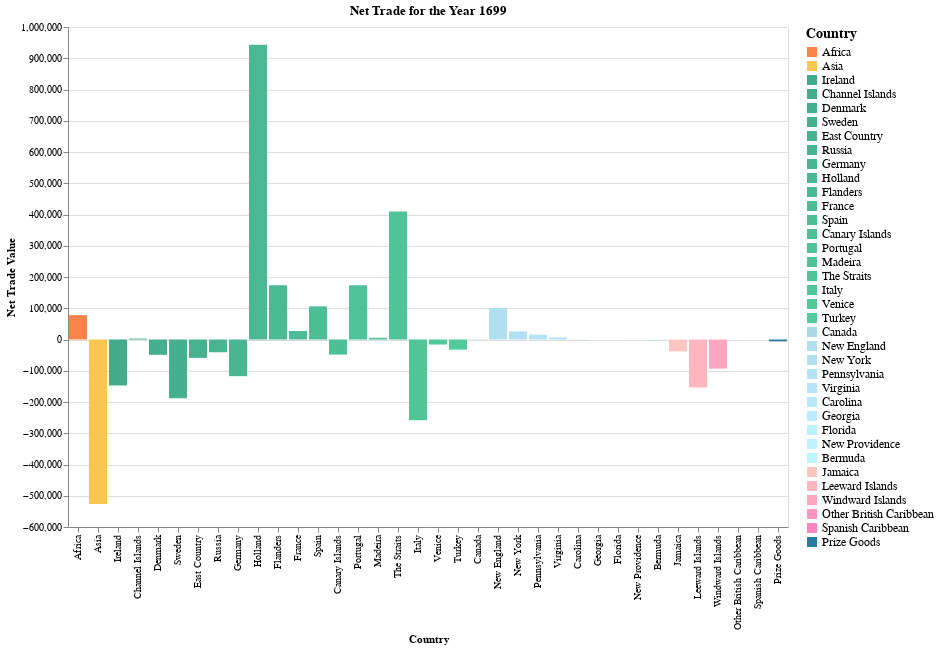

The code cell stored with this chart in its notebook:
### Markdown cell above
# Bar Chart

## Key Components

1. **Reading the Excel File**:
   - The Excel file is read using `pandas`, with the path specified by `file_path`.
   - The `header=None` argument ensures that the data is read without assuming a header row.

2. **Extracting Relevant Data**:
   - A specific range of rows and columns is selected from the dataframe for analysis.
   - Depending on whether you want to visualize Net Trade, Imports, Exports, or Re-exports, you can adjust the `df_relevant` line by changing the row indices.

3. **Preparing Data**:
   - The `years`, `countries`, and `data` arrays are extracted from the dataframe.
   - Years 1705 and 1712 are filtered out, and the corresponding data is extracted.

4. **Transforming Data**:
   - The data is transformed into a long format suitable for visualization, with each country's data for each year stored as a separate entry.

5. **Color Scale**:
   - A custom pastel color scale is defined for differentiating countries in the chart.

6. **Creating the Chart**:
   - The `create_chart` function generates a bar chart for a given year.
   - The X-axis represents countries, and the Y-axis represents the trade value.
   - A color legend is used to distinguish between countries.
   - Tooltips provide additional information on hover.

7. **Displaying the Chart**:
   - The chart is created for the first year in the filtered list and displayed.

### Code cell
import pandas as pd
import altair as alt
from datetime import datetime

# Replace 'path/to/your/file.xlsx' with the actual path to your Excel file
file_path = 'Customs data for James.xlsx'

# Read the Excel file
df = pd.read_excel(file_path, header=None)

# Extract relevant part of the dataframe
df_relevant = df.iloc[157:194, 0:73] # The code to the left is for Net Trade, to change this to:
# Imports, change the code to df_relevant = df.iloc[119:156, 0:73]
# Exports, change the code to df_relevant = df.iloc[196:233, 0:73]
# Re-exports, change the code to df_relevant = df.iloc[235:272, 0:73]

years = df_relevant.iloc[0, 1:].values
countries = df_relevant.iloc[1:, 0].values
data = df_relevant.iloc[1:, 1:].values

filtered_years_indices = [i for i, year in enumerate(years) if year not in [1705, 1712]]
filtered_years = [year for year in years if year not in [1705, 1712]]
filtered_data = data[:, filtered_years_indices]

long_data = []
for i, country in enumerate(countries):
    for j, year in enumerate(filtered_years):
        long_data.append({
            'Year': pd.to_datetime(str(year)),
            'Country': country,
            'Export': filtered_data[i, j],
            'CountryOrder': i
        })

df_long = pd.DataFrame(long_data)

# Define the pastel color scale
color_scale = alt.Scale(
    domain=list(countries),
    range=[
            '#f9844a', 
            '#f9c74f',  
            '#43aa8b', '#44ac8c', '#45ae8d', '#46b08e', '#47b28f', '#48b490', '#49b691', '#4ab892', '#4bba93', '#4cbc94', '#4dbe95', '#4ec096', '#4fc297', '#4fc297', '#50c498', '#51c699', '#52c89a', '#53ca9b', 
            '#add8e6', '#b0dfee', '#b2e0f2', '#b4e3f5', '#b6e5f8', '#b8e8fb', '#baebfe', '#bcf0ff', '#bef2ff', '#c0f5ff', 
            '#ffc6c1', '#ffb6c1', '#ffa6c1', '#ff96c1', '#ff86c1', 
            '#277da1'  
            ]
)

# Function to create the bar chart
def create_chart(year):
    year_data = df_long[df_long['Year'] == pd.to_datetime(str(year))]
    
    bar_chart = alt.Chart(year_data).mark_bar().encode(
        alt.X('Country:N', sort=alt.EncodingSortField(field='CountryOrder', order='ascending'), axis=alt.Axis(title='Country')),
        alt.Y('Export:Q', axis=alt.Axis(title='Net Trade Value')),
        alt.Color('Country:N', scale=color_scale, legend=alt.Legend(
            title="Country",
            orient="right",
            columns=1,
            symbolLimit=0,
            legendY=0,
            titleFontSize=14,
            labelFontSize=12
        )),
        tooltip=[
            alt.Tooltip('Country:N', title='Country'),
            alt.Tooltip('Export:Q', title='Export Value')
        ]
    ).properties(
        width="container",
        height=500,
        title=f"Net Trade for the Year {year}"
    )
    
    return bar_chart

# Get the first year from the filtered list
first_year = filtered_years[0]

# Create the chart for the first year
chart = create_chart(first_year)

# Display the chart
chart.show()

### Figure 1 — Vega-Lite specification as saved in the notebook (floating-point values rounded to 4 significant figures)
{"config": {"view": {"continuousWidth": 300, "continuousHeight": 300}}, "data": {"name": "data-511949280dcedb780077c1cfae2ebe45"}, "mark": {"type": "bar"}, "encoding": {"color": {"field": "Country", "legend": {"columns": 1, "labelFontSize": 12, "legendY": 0, "orient": "right", "symbolLimit": 0, "title": "Country", "titleFontSize": 14}, "scale": {"domain": ["Africa", "Asia", "Ireland", "Channel Islands", "Denmark", "Sweden", "East Country", "Russia", "Germany", "Holland", "Flanders", "France", "Spain", "Canary Islands", "Portugal", "Madeira", "The Straits", "Italy", "Venice", "Turkey", "Canada", "New England", "New York", "Pennsylvania", "Virginia", "Carolina", "Georgia", "Florida", "New Providence", "Bermuda", "Jamaica", "Leeward Islands", "Windward Islands", "Other British Caribbean", "Spanish Caribbean", "Prize Goods"], "range": ["#f9844a", "#f9c74f", "#43aa8b", "#44ac8c", "#45ae8d", "#46b08e", "#47b28f", "#48b490", "#49b691", "#4ab892", "#4bba93", "#4cbc94", "#4dbe95", "#4ec096", "#4fc297", "#4fc297", "#50c498", "#51c699", "#52c89a", "#53ca9b", "#add8e6", "#b0dfee", "#b2e0f2", "#b4e3f5", "#b6e5f8", "#b8e8fb", "#baebfe", "#bcf0ff", "#bef2ff", "#c0f5ff", "#ffc6c1", "#ffb6c1", "#ffa6c1", "#ff96c1", "#ff86c1", "#277da1"]}, "type": "nominal"}, "tooltip": [{"field": "Country", "title": "Country", "type": "nominal"}, {"field": "Export", "title": "Export Value", "type": "quantitative"}], "x": {"axis": {"title": "Country"}, "field": "Country", "sort": {"field": "CountryOrder", "order": "ascending"}, "type": "nominal"}, "y": {"axis": {"title": "Net Trade Value"}, "field": "Export", "type": "quantitative"}}, "height": 500, "title": "Net Trade for the Year 1699", "width": "container", "$schema": "https://vega.github.io/schema/vega-lite/v5.17.0.json", "datasets": {"data-511949280dcedb780077c1cfae2ebe45": [{"Year": "1699-01-01T00:00:00", "Country": "Africa", "Export": 78044, "CountryOrder": 0}, {"Year": "1699-01-01T00:00:00", "Country": "Asia", "Export": -526166, "CountryOrder": 1}, {"Year": "1699-01-01T00:00:00", "Country": "Ireland", "Export": -147075, "CountryOrder": 2}, {"Year": "1699-01-01T00:00:00", "Country": "Channel Islands", "Export": 2961, "CountryOrder": 3}, {"Year": "1699-01-01T00:00:00", "Country": "Denmark", "Export": -48941, "CountryOrder": 4}, {"Year": "1699-01-01T00:00:00", "Country": "Sweden", "Export": -188213, "CountryOrder": 5}, {"Year": "1699-01-01T00:00:00", "Country": "East Country", "Export": -58815, "CountryOrder": 6}, {"Year": "1699-01-01T00:00:00", "Country": "Russia", "Export": -40779, "CountryOrder": 7}, {"Year": "1699-01-01T00:00:00", "Country": "Germany", "Export": -117318, "CountryOrder": 8}, {"Year": "1699-01-01T00:00:00", "Country": "Holland", "Export": 943505, "CountryOrder": 9}, {"Year": "1699-01-01T00:00:00", "Country": "Flanders", "Export": 173957, "CountryOrder": 10}, {"Year": "1699-01-01T00:00:00", "Country": "France", "Export": 27240, "CountryOrder": 11}, {"Year": "1699-01-01T00:00:00", "Country": "Spain", "Export": 105998, "CountryOrder": 12}, {"Year": "1699-01-01T00:00:00", "Country": "Canary Islands", "Export": -48306, "CountryOrder": 13}, {"Year": "1699-01-01T00:00:00", "Country": "Portugal", "Export": 173512, "CountryOrder": 14}, {"Year": "1699-01-01T00:00:00", "Country": "Madeira", "Export": 5443, "CountryOrder": 15}, {"Year": "1699-01-01T00:00:00", "Country": "The Straits", "Export": 409317, "CountryOrder": 16}, {"Year": "1699-01-01T00:00:00", "Country": "Italy", "Export": -258641, "CountryOrder": 17}, {"Year": "1699-01-01T00:00:00", "Country": "Venice", "Export": -16011, "CountryOrder": 18}, {"Year": "1699-01-01T00:00:00", "Country": "Turkey", "Export": -32457, "CountryOrder": 19}, {"Year": "1699-01-01T00:00:00", "Country": "Canada", "Export": -1030, "CountryOrder": 20}, {"Year": "1699-01-01T00:00:00", "Country": "New England", "Export": 100620, "CountryOrder": 21}, {"Year": "1699-01-01T00:00:00", "Country": "New York", "Export": 25973, "CountryOrder": 22}, {"Year": "1699-01-01T00:00:00", "Country": "Pennsylvania", "Export": 15586, "CountryOrder": 23}, {"Year": "1699-01-01T00:00:00", "Country": "Virginia", "Export": 6963, "CountryOrder": 24}, {"Year": "1699-01-01T00:00:00", "Country": "Carolina", "Export": -918, "CountryOrder": 25}, {"Year": "1699-01-01T00:00:00", "Country": "Georgia", "Export": 0, "CountryOrder": 26}, {"Year": "1699-01-01T00:00:00", "Country": "Florida", "Export": 0, "CountryOrder": 27}, {"Year": "1699-01-01T00:00:00", "Country": "New Providence", "Export": 306, "CountryOrder": 28}, {"Year": "1699-01-01T00:00:00", "Country": "Bermuda", "Export": 1170, "CountryOrder": 29}, {"Year": "1699-01-01T00:00:00", "Country": "Jamaica", "Export": -38112, "CountryOrder": 30}, {"Year": "1699-01-01T00:00:00", "Country": "Leeward Islands", "Export": -153441, "CountryOrder": 31}, {"Year": "1699-01-01T00:00:00", "Country": "Windward Islands", "Export": -93175, "CountryOrder": 32}, {"Year": "1699-01-01T00:00:00", "Country": "Other British Caribbean", "Export": 0, "CountryOrder": 33}, {"Year": "1699-01-01T00:00:00", "Country": "Spanish Caribbean", "Export": 0, "CountryOrder": 34}, {"Year": "1699-01-01T00:00:00", "Country": "Prize Goods", "Export": -5987, "CountryOrder": 35}]}}
